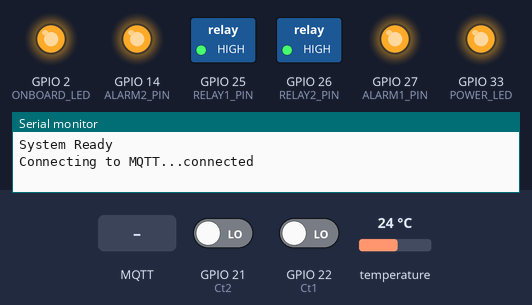
The sketch below on a simulated ESP32. On the bench: switched loads named in the sketch (green lamp = pin HIGH), output pins drawn as LEDs (lit = HIGH), the last lines printed to the serial monitor. Inputs (shaded band) come from the test bench; at power-on: GPIO 22 (Ct1) LOW, GPIO 21 (Ct2) LOW, temperature 24 °C. WiFi joins after 1.5 s; servers stay silent unless stated; random numbers use the default seed unless the sketch sets one; no MQTT or app messages arrive unless stated.

Above: at 2.9 s.
3.0 s: MQTT message "1" arrives on the first subscribed topic
At 4.4 s:
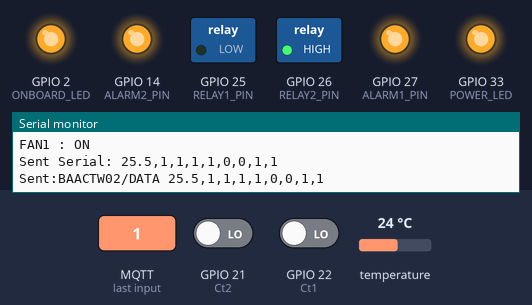
16.5 s: GPIO 22 (Ct1) driven HIGH
At 18.4 s:
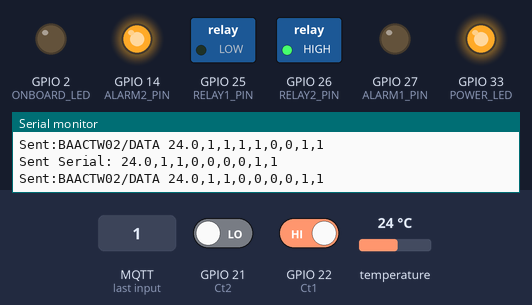
30.5 s: MQTT message "0" arrives on the first subscribed topic
At 31.2 s:
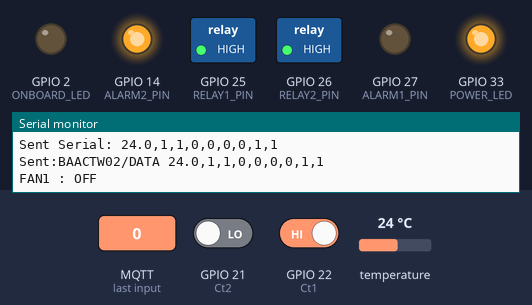
43.5 s: MQTT message "3" arrives on the first subscribed topic
At 44.7 s:
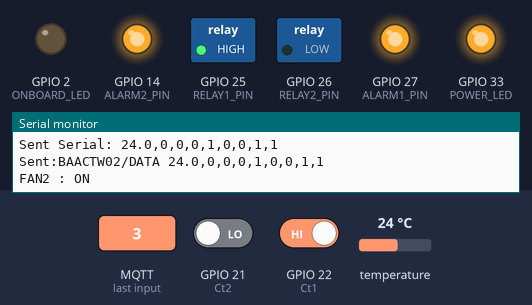
55.5 s: GPIO 21 (Ct2) driven HIGH
At 58.2 s:
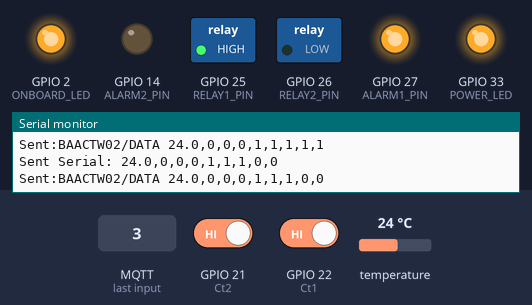
69.5 s: MQTT message "2" arrives on the first subscribed topic
At 70.5 s:
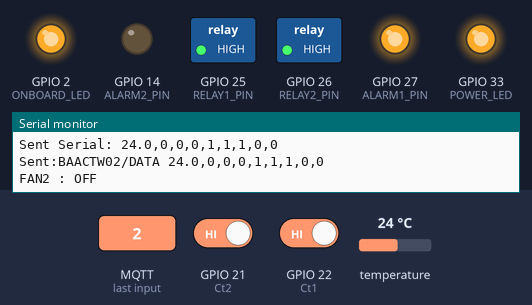
Timing chart, 0 to 73.5 s (numbered marks = the images above; inputs shaded):
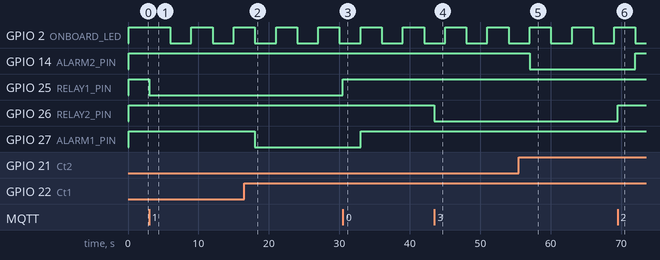

The sketch:

BAAC_Fancontrol_ip17192-168-1-100-na.ino
```cpp
#include <UIPEthernet.h>
#include <PubSubClient.h>
#include <Arduino.h>
#include <OneWire.h>
#include <DallasTemperature.h>

// กำหนดค่า Network
byte mac[] = { 0xCC, 0xBD, 0xA7, 0x99, 0x87, 0x70 };
// IPAddress ip(192,168,72,6);
// IPAddress gateway(192,168,72,254);
// IPAddress subnet(255,255,255,0);
// IPAddress dnsIP(8,8,8,8);  // เปลี่ยนชื่อเป็น dnsIP
IPAddress ip(192,168,1,59);
IPAddress gateway(192,168,1,1);
IPAddress subnet(255,255,255,0);
IPAddress dnsIP(8,8,8,8);  // เปลี่ยนชื่อเป็น dnsIP
// MQTT broker
// const char* mqttServer = "broker.hivemq.com";
const char* mqttServer = "192.168.1.100";
const int mqttPort = 1883;

const char* dataTopic = "BAACTW02/DATA";
const char* controlTopic = "BAACTW02/CONTROL";

EthernetClient ethClient;
PubSubClient client(ethClient);

const int mVperAmp = 100;

float Analog1;
float Analog2;
float AnalogMin = 300;   //ค่าน้อยกว่า x = power off
float AnalogMax = 350;   //ค่ามากว่า x =  power on
float AnalogOver1 = 1000;  //ค่าสูงเกินกำหนด  Overload
float AnalogOver2 = 2500;  //ค่าสูงเกินกำหนด  Overload


TaskHandle_t Task0;


float vpp1, vpp2;
float temp = 25.5;
float tempBuffer;
int ContRelay1 = 0;
int ActRelay1 = 0;
int ActFan1 = 0;
int AlarmFan1 = 1;
int Fan1_Overload = 0;


int ContRelay2 = 0;
int ActRelay2 = 0;
int ActFan2 = 0;
int AlarmFan2 = 1;
int Fan2_Overload = 0;


// ****************** Pin Definitions *************New*******
#define RELAY1_PIN   25
#define RELAY2_PIN   26
#define ALARM1_PIN   27
#define ALARM2_PIN   14
#define Analog1_PIN  34
#define Analog2_PIN  35
#define ONE_WIRE_BUS 4
#define ONBOARD_LED  2
#define POWER_LED    33


#define Ct1          22
#define Ct2          21

// ****************** Sensor Objects *********************
OneWire oneWire(ONE_WIRE_BUS);
DallasTemperature tempSensor(&oneWire);

// ****************** Variables **************************
unsigned long previousMillis = 0;
const long interval = 10000;

// --- สำหรับ LED กระพริบทุก 1 นาที ---
unsigned long previousLedMillis = 0;
const long ledInterval = 500; // 500 มิลลิวินาที
bool ledState = false;

// --- สำหรับ MQTT กระพริบทุก 5 นาที ---
unsigned long previousMQTTMillis = 0;
const long MQTTInterval = 5000; // 5 นาที
unsigned long previousMillisMQTT = 0;

volatile int state = 0;
unsigned long lastPublish = 0;
const unsigned long publishInterval = 3000; // 3 วินาที

void messageReceived(char* topic, byte* payload, unsigned int length) {
  String message;
  for (unsigned int i = 0; i < length; i++) {
    message += (char)payload[i];
  }

  if (String(topic) == controlTopic) {

                                   if(message=="0"){
                                    ContRelay1 = 0;
                                    digitalWrite(RELAY1_PIN, HIGH);
                                    Serial.println("FAN1 : OFF");
                                    }else{}
                                   if(message=="1"){
                                    ContRelay1 = 1;
                                    digitalWrite(RELAY1_PIN, LOW);
                                    Serial.println("FAN1 : ON");
                                    }else{}

                                   if(message=="2"){
                                    ContRelay2 = 0;
                                    digitalWrite(RELAY2_PIN, HIGH);
                                    Serial.println("FAN2 : OFF");
                                    }else{}
                                   if(message=="3"){
                                    ContRelay2 = 1;
                                    digitalWrite(RELAY2_PIN, LOW);
                                    Serial.println("FAN2 : ON");
                                    }else{}

                                      }
}

void connectMQTT() {
  while (!client.connected()) {
    Serial.print("Connecting to MQTT...");
    String clientId = "ESP32Client-";
    clientId += String(random(0xffff), HEX);
    if (client.connect(clientId.c_str())) {
      Serial.println("connected");

      client.subscribe(controlTopic);
    } else {
      Serial.print("failed, rc=");
      Serial.print(client.state());
      Serial.println(" retrying in 5 seconds");
      delay(5000);
    }
  }
}

void setup() {

  // Initialize pin
  pinMode(RELAY1_PIN, OUTPUT);
  pinMode(RELAY2_PIN, OUTPUT);
  pinMode(ALARM1_PIN, OUTPUT);
  pinMode(ALARM2_PIN, OUTPUT);
  pinMode(ONBOARD_LED, OUTPUT);
  pinMode(POWER_LED, OUTPUT);

  pinMode(Ct1, INPUT);
  pinMode(Ct2, INPUT);


  vTaskDelay(pdMS_TO_TICKS(100));
  digitalWrite(RELAY1_PIN, HIGH);
  digitalWrite(RELAY2_PIN, HIGH);
  digitalWrite(ALARM1_PIN, HIGH);
  digitalWrite(ALARM2_PIN, HIGH);
  digitalWrite(ONBOARD_LED, HIGH);
  digitalWrite(POWER_LED, HIGH);

  digitalWrite(Ct1, HIGH);
  digitalWrite(Ct2, HIGH);


  Serial.begin(9600);
  Ethernet.begin(mac, ip, dnsIP, gateway, subnet);
  delay(1500);
  client.setServer(mqttServer, mqttPort);
  client.setCallback(messageReceived);

  randomSeed(micros());


  vTaskDelay(pdMS_TO_TICKS(100));

 // Initialize Temperature Sensor
  tempSensor.begin();
  Serial.println("System Ready");

}

void loop() {
  if (!client.connected()) {
    connectMQTT();
  }
  client.loop();

  unsigned long now = millis();
  if (now - lastPublish > publishInterval) {
    lastPublish = now;


    get_data();
    SendData();


    if (client.connected()) {


      SendDataMQTT();


    }
  }
}

void get_data(){
    unsigned long currentMillis = millis();

  // --- กระพริบ ONBOARD_LED ทุก 1 นาที ---
  if (currentMillis - previousLedMillis >= ledInterval) {
    previousLedMillis = currentMillis;


    //Serial.print("ContRelay1 : "); Serial.println(ContRelay1);
    ActRelay1 = digitalRead(RELAY1_PIN);
    ActRelay1 = !ActRelay1;
   // Serial.print("ActRelay1 : "); Serial.println(ActRelay1);
    ActFan1 = digitalRead(Ct1);
    ActFan1 =!ActFan1;
   // Serial.print("ActFan1 : "); Serial.println(ActFan1);

    //Serial.print("ContRelay2 : "); Serial.println(ContRelay2);
    ActRelay2 = digitalRead(RELAY2_PIN);
    ActRelay2 = !ActRelay2;
    //Serial.print("ActRelay2 : "); Serial.println(ActRelay2);
    ActFan2 = digitalRead(Ct2);
    ActFan2 =!ActFan2;
    //Serial.print("ActFan2 : "); Serial.println(ActFan2);


  if(ContRelay1 == 1){
    if(ActRelay1 == 1){
      if(ActFan1 == 1) {
             AlarmFan1 = 1;
      } else { AlarmFan1 = 0;}
    } else { AlarmFan1 = 0;}
  } else { AlarmFan1 = 1;}

  if(ContRelay2 == 1){
    if(ActRelay2 == 1){
      if(ActFan2 == 1) {
        AlarmFan2 = 1;
      } else { AlarmFan2 = 0;}
    } else { AlarmFan2 = 0;}
  } else { AlarmFan2 = 1;}


    digitalWrite(ALARM1_PIN, AlarmFan1);
    digitalWrite(ALARM2_PIN, AlarmFan2);

    ledState = !ledState;
    digitalWrite(ONBOARD_LED, ledState ? HIGH : LOW);
  }

  if (currentMillis - previousMillis >= interval) {
    previousMillis = currentMillis;

    tempSensor.requestTemperatures();
    temp = tempSensor.getTempCByIndex(0);

    tempBuffer = temp;
    if(temp < 5){
           temp = tempBuffer;
    }else{
           tempBuffer = temp;
      }

    Serial.print("Temperature: "); Serial.println(temp);
    vTaskDelay(pdMS_TO_TICKS(1000));

     SendData();
  }

}

void SendData() {
  vTaskDelay(pdMS_TO_TICKS(100));

  char tempStr[10];
  dtostrf(temp, 4, 1, tempStr);


  char msgBuffer[30];
  snprintf(
    msgBuffer,
    sizeof(msgBuffer),
    "%s,%d,%d,%d,%d,%d,%d,%d,%d",
    tempStr,
    ContRelay1,
    ActRelay1,
    ActFan1,
    AlarmFan1,
    ContRelay2,
    ActRelay2,
    ActFan2,
    AlarmFan2
  );

    Serial.print("Sent Serial: ");
    Serial.println(msgBuffer);

}

void SendDataMQTT() {
  vTaskDelay(pdMS_TO_TICKS(100));

  char tempStr[10];
  dtostrf(temp, 4, 1, tempStr);


  char msgBuffer[30];
  snprintf(
    msgBuffer,
    sizeof(msgBuffer),
    "%s,%d,%d,%d,%d,%d,%d,%d,%d",
    tempStr,
    ContRelay1,
    ActRelay1,
    ActFan1,
    AlarmFan1,
    ContRelay2,
    ActRelay2,
    ActFan2,
    AlarmFan2
  );
      client.publish(dataTopic, msgBuffer);
      Serial.print("Sent:BAACTW02/DATA ");
      Serial.println(msgBuffer);
}
```

Measured:
- after the input at 3.0 s, GPIO 25 (RELAY1_PIN): HIGH → LOW at once
- after the input at 16.5 s, GPIO 27 (ALARM1_PIN): HIGH → LOW after 1.5 s
- after the input at 30.5 s, GPIO 25 (RELAY1_PIN): LOW → HIGH at once; GPIO 27 (ALARM1_PIN): LOW → HIGH after 2.5 s
- after the input at 43.5 s, GPIO 26 (RELAY2_PIN): HIGH → LOW at once
- after the input at 55.5 s, GPIO 14 (ALARM2_PIN): HIGH → LOW after 1.5 s
- after the input at 69.5 s, GPIO 14 (ALARM2_PIN): LOW → HIGH after 2.5 s; GPIO 26 (RELAY2_PIN): LOW → HIGH at once
- by itself, GPIO 2 (ONBOARD_LED): alternates HIGH for 3.0 s and LOW for 3.0 s
